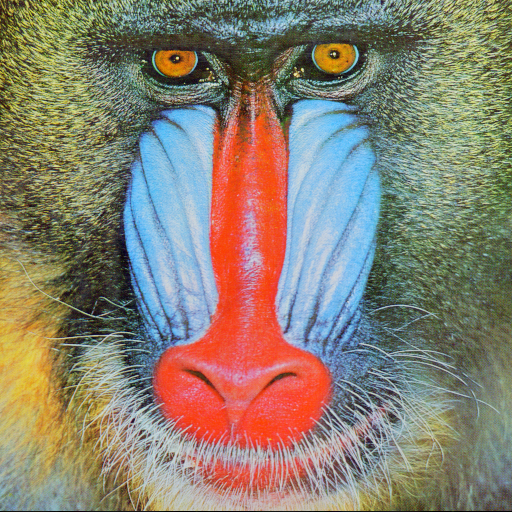
//> input picture work 6 Histogram color + Power Law + Log Transformation/mandrill.tiff, 512 x 512 px
$ ./HistogramEqualizer ../mandrill.tiff   (built with g++ and OpenCV 4)
//> lines starting //> are read from the running program, lines starting //| are printed output that depends on the picture; after the words box and inside, x2 and y2 are one past the last pixel; in counts of white or black regions, pixels touching at a corner belong together
// Axel 56130500236

#include "opencv2/highgui/highgui.hpp"
#include "opencv2/imgproc/imgproc_c.h"
#include <stdio.h>
#include <iostream>
using namespace std;

IplImage* DrawHistogram(CvHistogram *hist, float scaleX=2, float scaleY=2){
    float histMax = 0;
    cvGetMinMaxHistValue(hist, 0, &histMax, 0, 0);
    IplImage* imgHist = cvCreateImage(cvSize(256*scaleX, 64*scaleY), 8 ,1);

    cvZero(imgHist); //clear all elements to be zeros.
    cvSet(imgHist, cvScalar(255)); //set all to be 255; white background.

    for(int i=0; i< 255; i++) {
    	//float histValue = cvQueryHistValue_1D(hist, i); //not working, use the one below instead.
    	float histValue = cvGetReal1D(hist->bins, i);
        //float nextValue = cvQueryHistValue_1D(hist, i+1); //not working.
        float nextValue = cvGetReal1D(hist->bins, i+1);

        CvPoint pt1 = cvPoint(i*scaleX, 64*scaleY);
        CvPoint pt2 = cvPoint(i*scaleX+scaleX, 64*scaleY);
        CvPoint pt3 = cvPoint(i*scaleX+scaleX, (64-nextValue*64/histMax)*scaleY);
        CvPoint pt4 = cvPoint(i*scaleX, (64-histValue*64/histMax)*scaleY);

        int numPts = 5;
        CvPoint pts[] = {pt1, pt2, pt3, pt4, pt1};
        cvFillConvexPoly(imgHist, pts, numPts, cvScalar(0)); //filled with black color.
    }
    return imgHist;
}

void logTrans(CvHistogram *hist, IplImage* img){
	int height    = img->height;
	int width     = img->width;
	int step      = img->widthStep;

	double val;
	unsigned char *data;
	data = (uchar *)img->imageData;

	for(int x = 0; x < height; x++){
		for(int y = 0; y < width; y++){
			val = data[x*step+y];
			val = val/255;
			val = log(1+val);
			data[x*step+y] = val * 255;
		}
	}
}

void powerLaw(CvHistogram *hist, IplImage* img){
	int height    = img->height;
	int width     = img->width;
	int step      = img->widthStep;

	double val,max=0,min=255,avg,sum;
	double power;
	unsigned char *data;
	data = (uchar *)img->imageData;

	for(int x = 0; x < height; x++){
			for(int y = 0; y < width; y++){
				val = data[x*step+y];
				val = val/255;
				if(val>max){max=val;}
				if(val<min){min=val;}

				sum += val;
			}
	}

	avg = sum/(height*width);

	for(int x = 0; x < height; x++){
		for(int y = 0; y < width; y++){
			val = data[x*step+y];
			val = val/255;

			if((max-min)/2 < 0.5){
				power = 5.0;
				if((max-min)/4 < 0.25){
					power = 2.5;
				}
			}else if((max-min)/2 >= 0.5){
				power = 10.0;
				if(3*(max-min)/4 > 0.75){
					power = 25.0;
				}
			}

			val = pow(val,power);
			data[x*step+y] = val * 255;
		}
	}

	return;
}

void equalizeHistogram(CvHistogram *hist, IplImage* img){

	int height    = img->height;
	int width     = img->width;
	int step      = img->widthStep;

	int n = height * width;

	float sk,sum = 0.0;
	uchar val;
	int f[256] = {0};

	unsigned char *data;
	data = (uchar *)img->imageData;

	for(int x = 0; x < height; x++){
		for(int y = 0; y < width; y++){
			val = data[x*step+y];
			f[(int)val]++;
		}
	}

	for(int x = 0; x < height; x++){
		for(int y = 0; y < width; y++){
			val = data[x*step+y];

			sum = 0.0;
			for(int j = 0; j <= val; j++){
				sum += float(f[j]);
			}

			sk = 255 * sum /(float)n;
			data[x*step+y] = sk;
		}
	}

	return;
}

int main(int argc, char *argv[]){

	char* image = "mandrill.tiff";

    IplImage* img = cvLoadImage(image);
//> img is the input picture: 512 rows x 512 cols, CV_8UC3; mean B, G, R 113.1, 128.9, 137.4

    setbuf(stdout, NULL);
    if(!img){
      printf("Could not load image file: %s\n",argv[1]);
      exit(0);
    }

    int height,width,step,channels,o,g,he,hc,pl,lt;

	printf("%s \nOption: (1 = yes, 0 = no)\n",image);
	printf("Show original? "); cin >> o;
//> the answer given: 3
	printf("Show grayscale? "); cin >> g;
//> the answer given: 3
	printf("Show histogram equalization? "); cin >> he;
//> the answer given: 3
	printf("Show histogram color? "); cin >> hc;
//> the answer given: 3
	printf("Show power law? "); cin >> pl;
//> the answer given: 3
	printf("Show log transformation? "); cin >> lt;
//> the answer given: 3

    // get the image data
    height    = img->height;
//> height = 512
    width     = img->width;
//> width = 512
    step      = img->widthStep;
//> step = 1536
    channels  = img->nChannels;
//> channels = 3

    // Checking...
    printf("Processing a %dx%d image with %d channels\n",height,width,channels);
//| Processing a 512x512 image with 3 channels

    // Histogram.
    int numBins = 256;
    float range[] = {0, 255};
    float *ranges[] = { range };
    CvHistogram *hist = cvCreateHist(1, &numBins, CV_HIST_ARRAY, ranges, 1);
    cvClearHist(hist);

    // Create image(s).
    IplImage* imgRed = cvCreateImage(cvGetSize(img), 8, 1);
    IplImage* imgGreen = cvCreateImage(cvGetSize(img), 8, 1);
    IplImage* imgBlue = cvCreateImage(cvGetSize(img), 8, 1);
    IplImage* imgGrayscale = cvCreateImage(cvGetSize(img), 8, 1);
    IplImage* imgHistEqualized = cvCreateImage(cvGetSize(img), 8, 1);

    IplImage* imgHistRed = cvCreateImage(cvGetSize(img), 8, 1);
    IplImage* imgHistGreen = cvCreateImage(cvGetSize(img), 8, 1);
    IplImage* imgHistBlue = cvCreateImage(cvGetSize(img), 8, 1);
    IplImage* imgHistColor = cvCreateImage(cvGetSize(img), 8, 3);

    IplImage* imgPowerLaw = cvCreateImage(cvGetSize(img), 8, 1);
    IplImage* imgLogTrans = cvCreateImage(cvGetSize(img), 8, 1);

    // Split image into the color planes.
    cvSplit(img, imgBlue, imgGreen, imgRed, NULL);
	cvAddWeighted( imgRed, 0.2126 , imgGreen, 0.7152 , 0.0, imgGrayscale );
	cvAddWeighted( imgGrayscale, 1.0, imgBlue, 0.0722 , 0.0, imgGrayscale );

	cvSplit(img,imgHistRed,imgHistGreen,imgHistBlue,NULL);

	// ORIGINAL
    cvClearHist(hist);
    cvCalcHist(&imgGrayscale, hist, 0, 0);
    IplImage* imgHistGrayscale = DrawHistogram(hist);
//> after the loop in DrawHistogram, `for(int i=0; i< 255; i++)`:
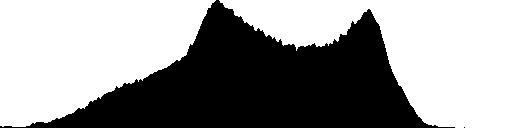
//> imgHist: 128 rows x 512 cols, CV_8UC1; 59.7% white; 2 black regions (1 under 20 px), largest, box (x1, y1, x2, y2) and area: (0, 0, 455, 128) 26388

    // HIST EQUALIZED BLACK WHITE
  	cvCopy(imgGrayscale, imgHistEqualized);
    equalizeHistogram(hist, imgHistEqualized);
//> the loop in equalizeHistogram, `for(int x = 0; x < height; x++)` made 512 passes
//> val on passes 1 to 3: 182, 129, 82
//> after the loop in equalizeHistogram, `for(int x = 0; x < height; x++)`: val = 4; f = 256 values, max 2576 at index 109, min 0 at index 228, mean 1024
//> the loop in equalizeHistogram, `for(int x = 0; x < height; x++)` made 512 passes
//> (val, sum, sk) on passes 1 to 3: (182, 227373, 221.2), (129, 132668, 129.1), (82, 39721, 38.64)
//> after the loop in equalizeHistogram, `for(int x = 0; x < height; x++)`:
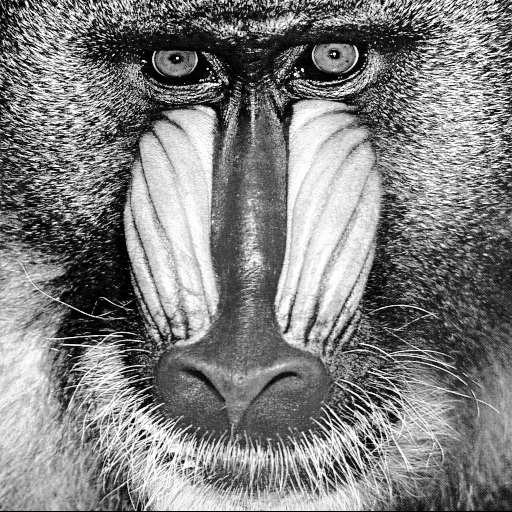
//> img: 512 rows x 512 cols, CV_8UC1; min 0, max 255, mean 127.8
//> after the loop in equalizeHistogram, `for(int x = 0; x < height; x++)`: val = 4; sum = 162; sk = 0.158
    //cvEqualizeHist(imgGrayscale, imgHistEqualized);

    cvClearHist(hist);
    cvCalcHist(&imgHistEqualized, hist, 0, 0);
    IplImage* imgHistHistEqualized = DrawHistogram(hist);
//> call 2 of DrawHistogram, with scaleX = 2, scaleY = 2
//> in DrawHistogram (call 2), `cvGetMinMaxHistValue(hist, 0, &histMax, 0, 0);`: histMax = 2576
//> the loop in DrawHistogram (call 2), `for(int i=0; i< 255; i++)` made 255 passes
//> (histValue, nextValue, pt3, pt4) on passes 1 to 3: (922, 1014, Point(2, 77), Point(0, 82)), (1014, 1042, Point(4, 76), Point(2, 77)), (1042, 836, Point(6, 86), Point(4, 76))
//> after the loop in DrawHistogram (call 2), `for(int i=0; i< 255; i++)`:
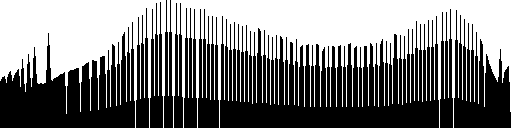
//> imgHist: 128 rows x 512 cols, CV_8UC1; 49.5% white; 3 white regions, box (x1, y1, x2, y2) and area: (171, 0, 512, 128) 20874, (0, 0, 166, 128) 11404, (167, 0, 170, 96) 160

    // HIST EQUALIZED COLOR --------------------------------------------
    // RED
	equalizeHistogram(hist, imgHistRed);
//> the loop in equalizeHistogram (call 2), `for(int x = 0; x < height; x++)` made 512 passes
//> val on passes 1 to 3: 118, 74, 49
//> after the loop in equalizeHistogram (call 2), `for(int x = 0; x < height; x++)`: val = 2; f = 256 values, max 2081 at index 63, min 1 at index 254, mean 1024
//> the loop in equalizeHistogram (call 2), `for(int x = 0; x < height; x++)` made 512 passes
//> (val, sum, sk) on passes 1 to 3: (118, 157367, 153.1), (74, 87125, 84.75), (49, 38336, 37.29)
//> after the loop in equalizeHistogram (call 2), `for(int x = 0; x < height; x++)`:
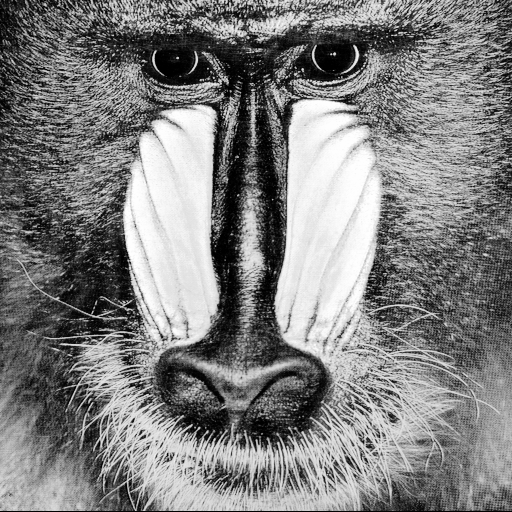
//> img: 512 rows x 512 cols, CV_8UC1; min 0, max 255, mean 127.7
	cvClearHist(hist);
	cvCalcHist(&imgHistEqualized, hist, 0, 0);
	IplImage* imgHistHistRed = DrawHistogram(hist);

    // GREEN
	equalizeHistogram(hist, imgHistRed);
	cvClearHist(hist);
	cvCalcHist(&imgHistEqualized, hist, 0, 0);
	IplImage* imgHistHistGreen = DrawHistogram(hist);

    // BLUE
	equalizeHistogram(hist, imgHistRed);
	cvClearHist(hist);
	cvCalcHist(&imgHistEqualized, hist, 0, 0);
	IplImage* imgHistHistBlue = DrawHistogram(hist);

	cvMerge(imgHistRed, imgHistGreen, imgHistBlue, NULL, imgHistColor);


    // POWER LAW ----------------------------------------------------------
    cvCopy(imgGrayscale, imgPowerLaw);
	powerLaw(hist, imgPowerLaw);
//> after the loop in powerLaw, `for(int x = 0; x < height; x++)`:
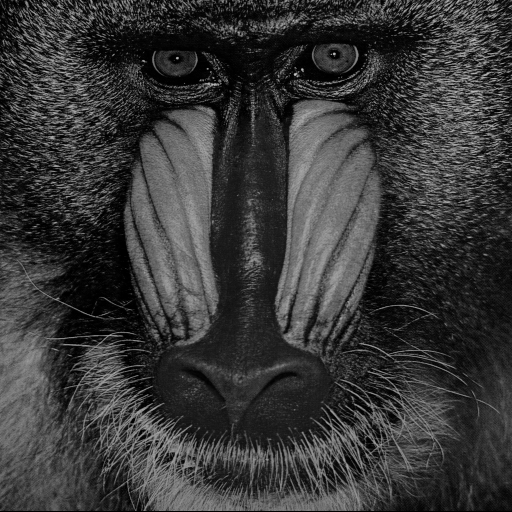
//> img: 512 rows x 512 cols, CV_8UC1; min 0, max 201, mean 56

	cvClearHist(hist);
	cvCalcHist(&imgPowerLaw, hist, 0, 0);
	IplImage* imgHistPowerLaw = DrawHistogram(hist);
//> after the loop in DrawHistogram (call 6), `for(int i=0; i< 255; i++)`: imgHist: 128 rows x 512 cols, CV_8UC1; 77.6% white; 16 black regions (15 under 20 px), largest, box (x1, y1, x2, y2) and area: (0, 0, 326, 128) 14637

	// LOG TRANSFORMATION -------------------------------------------------
	cvCopy(imgGrayscale, imgLogTrans);
	logTrans(hist, imgLogTrans);
//> after the loop in logTrans, `for(int x = 0; x < height; x++)`:
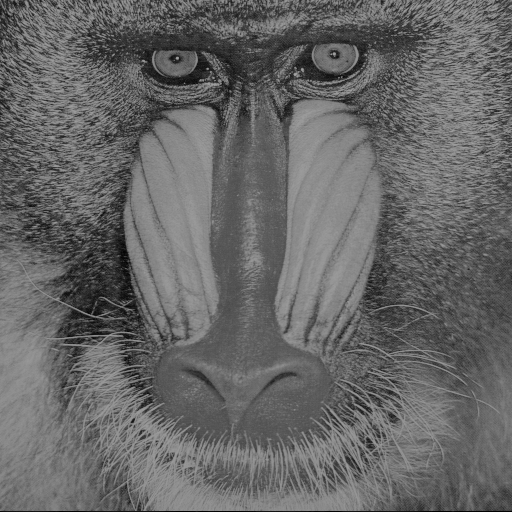
//> img: 512 rows x 512 cols, CV_8UC1; min 0, max 164, mean 102.6

	cvClearHist(hist);
	cvCalcHist(&imgLogTrans, hist, 0, 0);
	IplImage* imgHistLogTrans = DrawHistogram(hist);
//> after the loop in DrawHistogram (call 7), `for(int i=0; i< 255; i++)`:
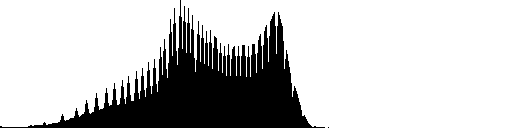
//> imgHist: 128 rows x 512 cols, CV_8UC1; 77.9% white; 2 black regions (1 under 20 px), largest, box (x1, y1, x2, y2) and area: (0, 0, 325, 128) 14466

	//show window(s).
	if(o==1){
		cvNamedWindow("Original");
		cvShowImage("Original", img);
	}

	if(g==1){
		cvNamedWindow("Gray scale");
		cvNamedWindow("Gray scale image");
		cvShowImage("Gray scale", imgHistGrayscale);
		cvShowImage("Gray scale image", imgGrayscale);
	}

	if(he==1){
		cvNamedWindow("Histogram equalization");
		cvNamedWindow("Histogram equalization image");
		cvShowImage("Histogram equalization", imgHistHistEqualized);
		cvShowImage("Histogram equalization image", imgHistEqualized);
	}

	if(hc==1){
		cvNamedWindow("Histogram red");
		cvNamedWindow("Histogram red image");
		cvNamedWindow("Histogram green");
		cvNamedWindow("Histogram green image");
		cvNamedWindow("Histogram blue");
		cvNamedWindow("Histogram blue image");
		cvNamedWindow("Histogram color image");

		cvShowImage("Histogram red", imgHistHistRed);
		cvShowImage("Histogram red image", imgHistRed);
		cvShowImage("Histogram green", imgHistHistGreen);
		cvShowImage("Histogram green image", imgHistGreen);
		cvShowImage("Histogram blue", imgHistHistBlue);
		cvShowImage("Histogram blue image", imgHistBlue);
		cvShowImage("Histogram color image", imgHistColor);
	}

	if(pl==1){
		cvNamedWindow("Power Law");
		cvNamedWindow("Power Law image");
		cvShowImage("Power Law", imgHistPowerLaw);
		cvShowImage("Power Law image", imgPowerLaw);
	}

	if(lt==1){
		cvNamedWindow("Log Transformation");
		cvNamedWindow("Log Transformation image");
		cvShowImage("Log Transformation", imgHistLogTrans);
		cvShowImage("Log Transformation image", imgLogTrans);
	}

	cvWaitKey(0);

    cvDestroyWindow("Original");
	cvDestroyWindow("Gray scale");
	cvDestroyWindow("Gray scale image");
	cvDestroyWindow("Histogram equalization");
	cvDestroyWindow("Histogram equalization image");
	cvDestroyWindow("Histogram red");
	cvDestroyWindow("Histogram red image");
	cvDestroyWindow("Histogram green");
	cvDestroyWindow("Histogram green image");
	cvDestroyWindow("Histogram blue");
	cvDestroyWindow("Histogram blue image");
	cvDestroyWindow("Histogram color image");
	cvDestroyWindow("Power Law");
	cvDestroyWindow("Power Law image");
	cvDestroyWindow("Log Transformation");
	cvDestroyWindow("Log Transformation");

	cvReleaseImage(&img);
	cvReleaseImage(&imgGrayscale);
	cvReleaseImage(&imgHistGrayscale);
	cvReleaseImage(&imgHistEqualized);
	cvReleaseImage(&imgHistHistEqualized);
	cvReleaseImage(&imgHistRed);
	cvReleaseImage(&imgHistGreen);
	cvReleaseImage(&imgHistBlue);
	cvReleaseImage(&imgHistColor);
	cvReleaseImage(&imgPowerLaw);
	cvReleaseImage(&imgHistPowerLaw);
	cvReleaseImage(&imgLogTrans);
	cvReleaseImage(&imgHistLogTrans);

    return 0;
}
